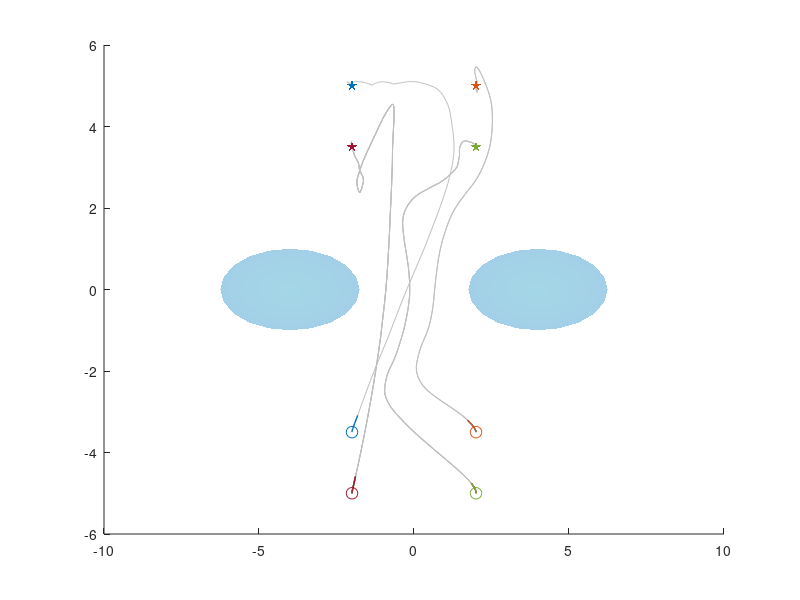
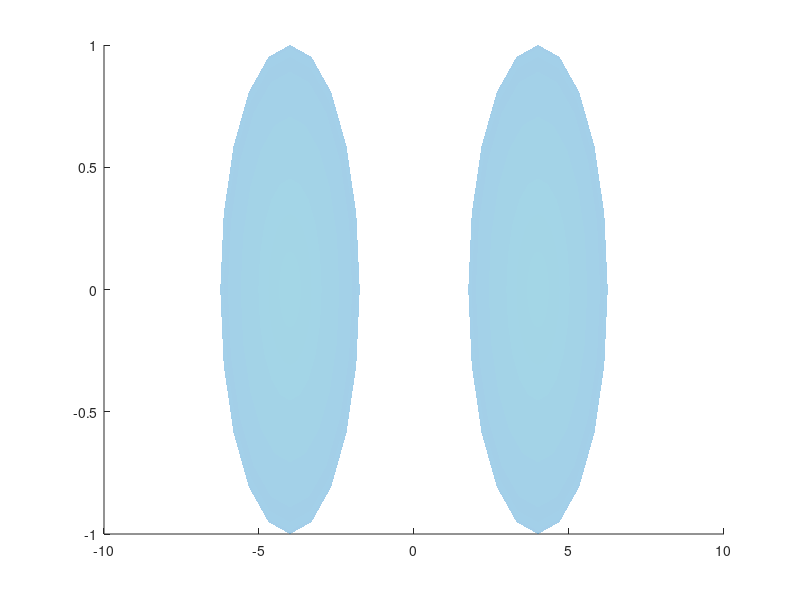
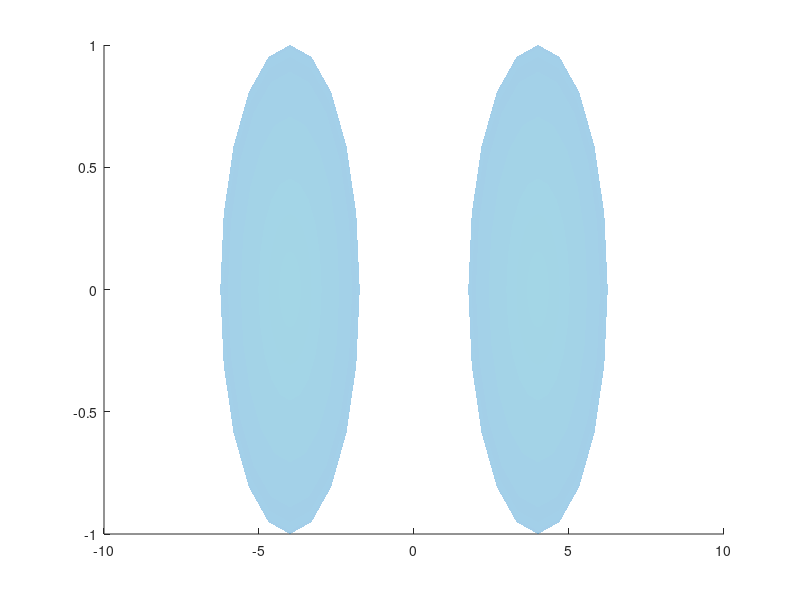

MATLAB code to generate these figures, in order: (Note: this script raises an error after producing the figures.)
clear all
close all
clc


load("dataTrainedSystem_REN.mat")

animation = 1;

p1x = x_log(:,1:4:end);
p1y = x_log(:,2:4:end);
p2x = x_log(:,5:4:end);
p2y = x_log(:,6:4:end);
p3x = x_log(:,9:4:end);
p3y = x_log(:,10:4:end);
p4x = x_log(:,13:4:end);
p4y = x_log(:,14:4:end);

obs = [-2.25 0;
        -3.5 0;
        3.5 0;
       2.25 0];
robs = 0.5;

obse = [-4 0;
        4 0];

simTime = size(x_log,1);
Ts = 0.01;
tspan = 0:Ts:simTime*Ts;

n_agents = 4;
n = 4;

c1 = [0 0.4470 0.7410];
c2 = [0.8500 0.3250 0.0980];
c3 = [0.4660 0.6740 0.1880];
c4 = [0.6350 0.0780 0.1840];
grey = [0.749 0.749 0.749];
alpha = 0.3;

ax = [-5.6 5.6 -5.6 5.6];


for i = 1:3
    figure(i)
    for nobs = 1:size(obse,1)
        hold on;
        [xe, ye, ze] = ellipsoid(obse(nobs,1),obse(nobs,2),0,2.25,1,70);
        surf(xe, ye, ze,'FaceAlpha',0.2,'EdgeAlpha',0,'EdgeColor','none');
        %circle2(obs(nobs,1),obs(nobs,2),robsi,'k'); 
        colormap winter;
    end

end

tend = size(x_log,1);

%%%% FIGURE 1
figure(1);
plot(p1x,p1y,'Color',grey); hold on;
plot(p2x,p2y,'Color',grey); 
plot(p3x,p3y,'Color',grey); 
plot(p4x,p4y,'Color',grey); 

time = 5;
plot(p1x(1:time,:),p1y(1:time,:),'Color',c1,'LineWidth',1);
plot(p2x(1:time,:),p2y(1:time,:),'Color',c2,'LineWidth',1); 
plot(p3x(1:time,:),p3y(1:time,:),'Color',c3,'LineWidth',1); 
plot(p4x(1:time,:),p4y(1:time,:),'Color',c4,'LineWidth',1); 
scatter(xbar(1),xbar(2),70,"pentagram","filled",'MarkerFaceColor',c1)
scatter(xbar(5),xbar(6),70,"pentagram","filled",'MarkerFaceColor',c2)
scatter(xbar(9),xbar(10),70,"pentagram","filled",'MarkerFaceColor',c3)
scatter(xbar(13),xbar(14),70,"pentagram","filled",'MarkerFaceColor',c4)
scatter(p1x(1,1),p1y(1,1),70,"o",'MarkerEdgeColor',c1)
scatter(p2x(1,1),p2y(1,1),70,"o",'MarkerEdgeColor',c2)
scatter(p3x(1,1),p3y(1,1),70,"o",'MarkerEdgeColor',c3)
scatter(p4x(1,1),p4y(1,1),70,"o",'MarkerEdgeColor',c4)

drawcirclef(0.5,[p1x(time) p1y(time)],c1,alpha)
drawcirclef(0.5,[p2x(time) p2y(time)],c2,alpha)
drawcirclef(0.5,[p3x(time) p3y(time)],c3,alpha)
drawcirclef(0.5,[p4x(time) p4y(time)],c4,alpha)
plot([p1x(time);p2x(time)],[p1y(time);p2y(time)],'k')
plot([p2x(time);p3x(time)],[p2y(time);p3y(time)],'k')
plot([p3x(time);p4x(time)],[p3y(time);p4y(time)],'k')
plot([p4x(time);p1x(time)],[p4y(time);p1y(time)],'k')

axis(ax)
view(0,90)
%set(gca,'YTickLabel',[],'XTickLabel',[]);

%%%% FIGURE 2

figure(2);
plot(p1x,p1y,'Color',grey); hold on;
plot(p2x,p2y,'Color',grey); 
plot(p3x,p3y,'Color',grey); 
plot(p4x,p4y,'Color',grey); 

time = tend/4;
plot(p1x(1:time,:),p1y(1:time,:),'Color',c1,'LineWidth',1);
plot(p2x(1:time,:),p2y(1:time,:),'Color',c2,'LineWidth',1); 
plot(p3x(1:time,:),p3y(1:time,:),'Color',c3,'LineWidth',1); 
plot(p4x(1:time,:),p4y(1:time,:),'Color',c4,'LineWidth',1); 
scatter(xbar(1),xbar(2),70,"pentagram","filled",'MarkerFaceColor',c1)
scatter(xbar(5),xbar(6),70,"pentagram","filled",'MarkerFaceColor',c2)
scatter(xbar(9),xbar(10),70,"pentagram","filled",'MarkerFaceColor',c3)
scatter(xbar(13),xbar(14),70,"pentagram","filled",'MarkerFaceColor',c4)
scatter(p1x(1,1),p1y(1,1),70,"o",'MarkerEdgeColor',c1)
scatter(p2x(1,1),p2y(1,1),70,"o",'MarkerEdgeColor',c2)
scatter(p3x(1,1),p3y(1,1),70,"o",'MarkerEdgeColor',c3)
scatter(p4x(1,1),p4y(1,1),70,"o",'MarkerEdgeColor',c4)

drawcirclef(0.5,[p1x(time) p1y(time)],c1,alpha)
drawcirclef(0.5,[p2x(time) p2y(time)],c2,alpha)
drawcirclef(0.5,[p3x(time) p3y(time)],c3,alpha)
drawcirclef(0.5,[p4x(time) p4y(time)],c4,alpha)
plot([p1x(time);p2x(time)],[p1y(time);p2y(time)],'k')
plot([p2x(time);p3x(time)],[p2y(time);p3y(time)],'k')
plot([p3x(time);p4x(time)],[p3y(time);p4y(time)],'k')
plot([p4x(time);p1x(time)],[p4y(time);p1y(time)],'k')

axis(ax)
view(0,90)
%set(gca,'YTickLabel',[],'XTickLabel',[]);

% FIGURE 3
figure(3);

plot(p1x,p1y,'Color',grey); hold on;
plot(p2x,p2y,'Color',grey); 
plot(p3x,p3y,'Color',grey); 
plot(p4x,p4y,'Color',grey); 

time = tend;
plot(p1x(1:time,:),p1y(1:time,:),'Color',c1,'LineWidth',1);
plot(p2x(1:time,:),p2y(1:time,:),'Color',c2,'LineWidth',1); 
plot(p3x(1:time,:),p3y(1:time,:),'Color',c3,'LineWidth',1); 
plot(p4x(1:time,:),p4y(1:time,:),'Color',c4,'LineWidth',1); 
scatter(xbar(1),xbar(2),70,"pentagram","filled",'MarkerFaceColor',c1)
scatter(xbar(5),xbar(6),70,"pentagram","filled",'MarkerFaceColor',c2)
scatter(xbar(9),xbar(10),70,"pentagram","filled",'MarkerFaceColor',c3)
scatter(xbar(13),xbar(14),70,"pentagram","filled",'MarkerFaceColor',c4)
scatter(p1x(1,1),p1y(1,1),70,"o",'MarkerEdgeColor',c1)
scatter(p2x(1,1),p2y(1,1),70,"o",'MarkerEdgeColor',c2)
scatter(p3x(1,1),p3y(1,1),70,"o",'MarkerEdgeColor',c3)
scatter(p4x(1,1),p4y(1,1),70,"o",'MarkerEdgeColor',c4)


drawcirclef(0.5,[p1x(time) p1y(time)],c1,alpha)
drawcirclef(0.5,[p2x(time) p2y(time)],c2,alpha)
drawcirclef(0.5,[p3x(time) p3y(time)],c3,alpha)
drawcirclef(0.5,[p4x(time) p4y(time)],c4,alpha)
plot([p1x(time);p2x(time)],[p1y(time);p2y(time)],'k')
plot([p2x(time);p3x(time)],[p2y(time);p3y(time)],'k')
plot([p3x(time);p4x(time)],[p3y(time);p4y(time)],'k')
plot([p4x(time);p1x(time)],[p4y(time);p1y(time)],'k')


axis(ax)
view(0,90)
%set(gca,'YTickLabel',[],'XTickLabel',[]);








%%
if animation 
    figure;
    for nobs = 1:size(obse,1)
        hold on;
        [xe, ye, ze] = ellipsoid(obse(nobs,1),obse(nobs,2),0,2.25,1,70);
        surf(xe, ye, ze,'FaceAlpha',0.2,'EdgeAlpha',0,'EdgeColor','none');
        %circle2(obs(nobs,1),obs(nobs,2),robsi,'k'); 
        colormap winter;
    end
    view(0,90)
    
    hold on;
    XX = x_log';
    y = 1;
    axis([-6 6 -8 8])
    p1 = scatter(XX(1,1),XX(2,1));p2 =scatter(XX(5,1),XX(6,1));
    p3 =scatter(XX(9,1),XX(10,1));p4 =scatter(XX(13,1),XX(14,1));
    p7 =scatter(XX(9,1),XX(10,1));p8 =scatter(XX(13,1),XX(14,1));
    p9 =scatter(XX(9,1),XX(10,1));p10 =scatter(XX(13,1),XX(14,1));
    traj1 = plot(XX(1,1),XX(2,1));traj2 =plot(XX(5,1),XX(6,1));
    traj3 =plot(XX(9,1),XX(10,1));traj4 =plot(XX(13,1),XX(14,1));
    for t = 1:20:length(tspan)-1
        delete(p1);delete(p2);delete(p3);delete(p4);
        delete(p7);delete(p8);delete(p9);delete(p10);
        delete(traj1);delete(traj2);delete(traj3);delete(traj4);
        p1 = circle2(XX(1,t),XX(2,t),0.5,'r');
        p2=circle2(XX(5,t),XX(6,t),.500,'b');
        p3=circle2(XX(9,t),XX(10,t),.500,'g');
        p4=circle2(XX(13,t),XX(14,t),.500,[0.4660 0.6740 0.1880]);
        p7 = plot([XX(1,t);XX(5,t)],[XX(2,t);XX(6,t)],'k');
        p8 = plot([XX(5,t);XX(9,t)],[XX(6,t);XX(10,t)],'k');
        p9 = plot([XX(9,t);XX(13,t)],[XX(10,t);XX(14,t)],'k');
        p10 = plot([XX(13,t);XX(1,t)],[XX(14,t);XX(2,t)],'k');
    
        traj1 = plot(XX(1,1:t),XX(2,1:t),'r-');
        traj2 = plot(XX(5,1:t),XX(6,1:t),'b--');
        traj3 = plot(XX(9,1:t),XX(10,1:t),'g-.');
        traj4 = plot(XX(13,1:t),XX(14,1:t),'--','Color',[0.4660 0.6740 0.1880]);
        %title (sprintf('time %d: ',t*param.Ts))
        title (sprintf('time %d: ',t))
        pause(0.5);
    end


end




%circle(0.5,[p1x(1) p1y(1)],[0 0.4470 0.7410])
function drawcirclef(r,c,Color,alpha)
%// number of points
n = 1000;
%// running variable
t = linspace(0,2*pi,n);

x = c(1) + r*sin(t);
y = c(2) + r*cos(t);

%// draw filled polygon
fill(x,y,[1,1,1],'FaceColor',Color,'EdgeColor',Color,'facealpha',alpha)
axis equal

end

function h = circle(r,xy,col)
x = xy(1); y = xy(2);
th = 0:pi/50:2*pi;
xunit = r * cos(th) + x;
yunit = r * sin(th) + y;
h = plot(xunit, yunit,"--",'Color',col);
end


function h = circle2(x,y,r,colr)
hold on
th = 0:pi/50:2*pi;
xunit = r * cos(th) + x;
yunit = r * sin(th) + y;
h = plot(xunit, yunit,'Color',colr);
end